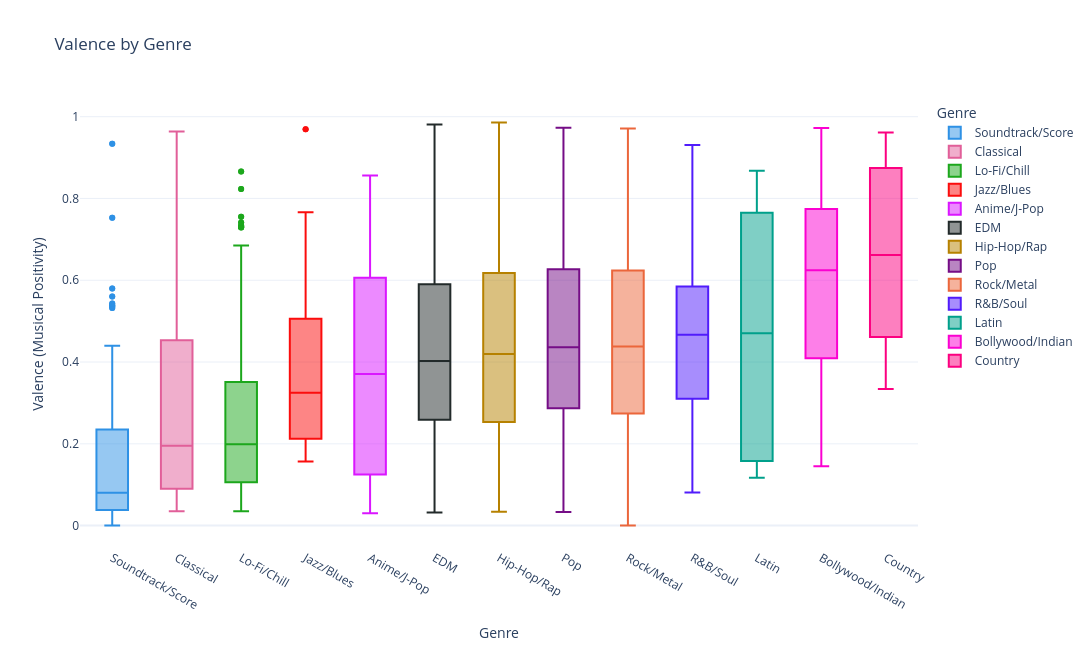

This figure's notebook cell:
### Code cell
genre_col = "major_genre"
value_col = "valence"

plot_df = df[[genre_col, value_col]].dropna()
plot_df = plot_df[~plot_df[genre_col].isin(["Unknown", "Other"])]

genre_order = (
    plot_df.groupby(genre_col)[value_col]
    .median()
    .sort_values()
    .index
    .tolist()
)

fig = px.box(
    plot_df,
    x=genre_col,
    y=value_col,
    color=genre_col,
    category_orders={genre_col: genre_order},
    color_discrete_sequence=px.colors.qualitative.Dark24,
    points="outliers",
    title="Valence by Genre"
)

fig.update_layout(
    xaxis_title="Genre",
    yaxis_title="Valence (Musical Positivity)",
    template="plotly_white",
    width=1100,
    height=650,
    legend_title_text="Genre"
)

fig.show()

### Figure 1 — Plotly figure (JSON) as saved in the notebook; plotly's stock layout.template omitted (floating-point values rounded to 4 significant figures; data arrays with more than 128 entries replaced by an {"elided": "..."} marker saying what was removed)
{"data": [{"alignmentgroup": "True", "boxpoints": "outliers", "hovertemplate": "major_genre=%{x}<br>valence=%{y}<extra></extra>", "legendgroup": "Soundtrack/Score", "marker": {"color": "#2E91E5"}, "name": "Soundtrack/Score", "notched": false, "offsetgroup": "Soundtrack/Score", "orientation": "v", "showlegend": true, "type": "box", "x": {"elided": "212 str values"}, "x0": " ", "xaxis": "x", "y": {"elided": "212 float values"}, "y0": " ", "yaxis": "y"}, {"alignmentgroup": "True", "boxpoints": "outliers", "hovertemplate": "major_genre=%{x}<br>valence=%{y}<extra></extra>", "legendgroup": "Classical", "marker": {"color": "#E15F99"}, "name": "Classical", "notched": false, "offsetgroup": "Classical", "orientation": "v", "showlegend": true, "type": "box", "x": {"elided": "138 str values"}, "x0": " ", "xaxis": "x", "y": {"elided": "138 float values"}, "y0": " ", "yaxis": "y"}, {"alignmentgroup": "True", "boxpoints": "outliers", "hovertemplate": "major_genre=%{x}<br>valence=%{y}<extra></extra>", "legendgroup": "Lo-Fi/Chill", "marker": {"color": "#1CA71C"}, "name": "Lo-Fi/Chill", "notched": false, "offsetgroup": "Lo-Fi/Chill", "orientation": "v", "showlegend": true, "type": "box", "x": {"elided": "612 str values"}, "x0": " ", "xaxis": "x", "y": {"elided": "612 float values"}, "y0": " ", "yaxis": "y"}, {"alignmentgroup": "True", "boxpoints": "outliers", "hovertemplate": "major_genre=%{x}<br>valence=%{y}<extra></extra>", "legendgroup": "Jazz/Blues", "marker": {"color": "#FB0D0D"}, "name": "Jazz/Blues", "notched": false, "offsetgroup": "Jazz/Blues", "orientation": "v", "showlegend": true, "type": "box", "x": ["Jazz/Blues", "Jazz/Blues", "Jazz/Blues", "Jazz/Blues", "Jazz/Blues", "Jazz/Blues", "Jazz/Blues", "Jazz/Blues", "Jazz/Blues", "Jazz/Blues", "Jazz/Blues", "Jazz/Blues", "Jazz/Blues", "Jazz/Blues", "Jazz/Blues", "Jazz/Blues", "Jazz/Blues", "Jazz/Blues", "Jazz/Blues", "Jazz/Blues", "Jazz/Blues", "Jazz/Blues", "Jazz/Blues", "Jazz/Blues", "Jazz/Blues", "Jazz/Blues", "Jazz/Blues", "Jazz/Blues", "Jazz/Blues", "Jazz/Blues", "Jazz/Blues", "Jazz/Blues"], "x0": " ", "xaxis": "x", "y": [0.371, 0.234, 0.197, 0.162, 0.228, 0.285, 0.428, 0.506, 0.232, 0.766, 0.969, 0.365, 0.18, 0.157, 0.517, 0.506, 0.371, 0.234, 0.197, 0.162, 0.228, 0.285, 0.428, 0.506, 0.232, 0.766, 0.969, 0.365, 0.18, 0.157, 0.517, 0.506], "y0": " ", "yaxis": "y"}, {"alignmentgroup": "True", "boxpoints": "outliers", "hovertemplate": "major_genre=%{x}<br>valence=%{y}<extra></extra>", "legendgroup": "Anime/J-Pop", "marker": {"color": "#DA16FF"}, "name": "Anime/J-Pop", "notched": false, "offsetgroup": "Anime/J-Pop", "orientation": "v", "showlegend": true, "type": "box", "x": ["Anime/J-Pop", "Anime/J-Pop", "Anime/J-Pop", "Anime/J-Pop", "Anime/J-Pop", "Anime/J-Pop", "Anime/J-Pop", "Anime/J-Pop", "Anime/J-Pop", "Anime/J-Pop", "Anime/J-Pop", "Anime/J-Pop", "Anime/J-Pop", "Anime/J-Pop", "Anime/J-Pop", "Anime/J-Pop", "Anime/J-Pop", "Anime/J-Pop", "Anime/J-Pop", "Anime/J-Pop", "Anime/J-Pop", "Anime/J-Pop", "Anime/J-Pop", "Anime/J-Pop", "Anime/J-Pop", "Anime/J-Pop", "Anime/J-Pop", "Anime/J-Pop", "Anime/J-Pop", "Anime/J-Pop", "Anime/J-Pop", "Anime/J-Pop", "Anime/J-Pop", "Anime/J-Pop", "Anime/J-Pop", "Anime/J-Pop", "Anime/J-Pop", "Anime/J-Pop", "Anime/J-Pop", "Anime/J-Pop", "Anime/J-Pop", "Anime/J-Pop", "Anime/J-Pop", "Anime/J-Pop", "Anime/J-Pop", "Anime/J-Pop", "Anime/J-Pop", "Anime/J-Pop", "Anime/J-Pop", "Anime/J-Pop", "Anime/J-Pop", "Anime/J-Pop", "Anime/J-Pop", "Anime/J-Pop", "Anime/J-Pop", "Anime/J-Pop", "Anime/J-Pop", "Anime/J-Pop", "Anime/J-Pop", "Anime/J-Pop", "Anime/J-Pop", "Anime/J-Pop", "Anime/J-Pop", "Anime/J-Pop", "Anime/J-Pop", "Anime/J-Pop", "Anime/J-Pop", "Anime/J-Pop", "Anime/J-Pop", "Anime/J-Pop", "Anime/J-Pop", "Anime/J-Pop", "Anime/J-Pop", "Anime/J-Pop", "Anime/J-Pop", "Anime/J-Pop", "Anime/J-Pop", "Anime/J-Pop", "Anime/J-Pop", "Anime/J-Pop", "Anime/J-Pop", "Anime/J-Pop", "Anime/J-Pop", "Anime/J-Pop", "Anime/J-Pop", "Anime/J-Pop", "Anime/J-Pop", "Anime/J-Pop", "Anime/J-Pop", "Anime/J-Pop", "Anime/J-Pop", "Anime/J-Pop", "Anime/J-Pop", "Anime/J-Pop", "Anime/J-Pop", "Anime/J-Pop", "Anime/J-Pop", "Anime/J-Pop", "Anime/J-Pop", "Anime/J-Pop", "Anime/J-Pop", "Anime/J-Pop", "Anime/J-Pop", "Anime/J-Pop", "Anime/J-Pop", "Anime/J-Pop", "Anime/J-Pop", "Anime/J-Pop", "Anime/J-Pop", "Anime/J-Pop", "Anime/J-Pop", "Anime/J-Pop", "Anime/J-Pop", "Anime/J-Pop", "Anime/J-Pop", "Anime/J-Pop", "Anime/J-Pop", "Anime/J-Pop"], "x0": " ", "xaxis": "x", "y": [0.636, 0.346, 0.039, 0.189, 0.685, 0.578, 0.384, 0.661, 0.828, 0.694, 0.14, 0.147, 0.583, 0.232, 0.512, 0.073, 0.082, 0.03, 0.063, 0.099, 0.189, 0.082, 0.125, 0.041, 0.047, 0.093, 0.45, 0.172, 0.042, 0.271, 0.039, 0.113, 0.276, 0.442, 0.442, 0.363, 0.41, 0.784, 0.441, 0.385, 0.606, 0.371, 0.666, 0.761, 0.598, 0.744, 0.034, 0.498, 0.289, 0.313, 0.856, 0.715, 0.602, 0.678, 0.81, 0.354, 0.654, 0.404, 0.255, 0.636, 0.346, 0.039, 0.189, 0.685, 0.578, 0.384, 0.661, 0.828, 0.694, 0.14, 0.147, 0.583, 0.232, 0.512, 0.073, 0.082, 0.03, 0.063, 0.099, 0.189, 0.082, 0.125, 0.041, 0.047, 0.093, 0.45, 0.172, 0.042, 0.271, 0.039, 0.113, 0.276, 0.442, 0.442, 0.363, 0.41, 0.784, 0.441, 0.385, 0.606, 0.371, 0.666, 0.761, 0.598, 0.744, 0.034, 0.498, 0.289, 0.313, 0.856, 0.715, 0.602, 0.678, 0.81, 0.354, 0.654, 0.404, 0.255], "y0": " ", "yaxis": "y"}, {"alignmentgroup": "True", "boxpoints": "outliers", "hovertemplate": "major_genre=%{x}<br>valence=%{y}<extra></extra>", "legendgroup": "EDM", "marker": {"color": "#222A2A"}, "name": "EDM", "notched": false, "offsetgroup": "EDM", "orientation": "v", "showlegend": true, "type": "box", "x": {"elided": "924 str values"}, "x0": " ", "xaxis": "x", "y": {"elided": "924 float values"}, "y0": " ", "yaxis": "y"}, {"alignmentgroup": "True", "boxpoints": "outliers", "hovertemplate": "major_genre=%{x}<br>valence=%{y}<extra></extra>", "legendgroup": "Hip-Hop/Rap", "marker": {"color": "#B68100"}, "name": "Hip-Hop/Rap", "notched": false, "offsetgroup": "Hip-Hop/Rap", "orientation": "v", "showlegend": true, "type": "box", "x": {"elided": "728 str values"}, "x0": " ", "xaxis": "x", "y": {"elided": "728 float values"}, "y0": " ", "yaxis": "y"}, {"alignmentgroup": "True", "boxpoints": "outliers", "hovertemplate": "major_genre=%{x}<br>valence=%{y}<extra></extra>", "legendgroup": "Pop", "marker": {"color": "#750D86"}, "name": "Pop", "notched": false, "offsetgroup": "Pop", "orientation": "v", "showlegend": true, "type": "box", "x": {"elided": "3482 str values"}, "x0": " ", "xaxis": "x", "y": {"elided": "3482 float values"}, "y0": " ", "yaxis": "y"}, {"alignmentgroup": "True", "boxpoints": "outliers", "hovertemplate": "major_genre=%{x}<br>valence=%{y}<extra></extra>", "legendgroup": "Rock/Metal", "marker": {"color": "#EB663B"}, "name": "Rock/Metal", "notched": false, "offsetgroup": "Rock/Metal", "orientation": "v", "showlegend": true, "type": "box", "x": {"elided": "722 str values"}, "x0": " ", "xaxis": "x", "y": {"elided": "722 float values"}, "y0": " ", "yaxis": "y"}, {"alignmentgroup": "True", "boxpoints": "outliers", "hovertemplate": "major_genre=%{x}<br>valence=%{y}<extra></extra>", "legendgroup": "R&B/Soul", "marker": {"color": "#511CFB"}, "name": "R&B/Soul", "notched": false, "offsetgroup": "R&B/Soul", "orientation": "v", "showlegend": true, "type": "box", "x": {"elided": "254 str values"}, "x0": " ", "xaxis": "x", "y": {"elided": "254 float values"}, "y0": " ", "yaxis": "y"}, {"alignmentgroup": "True", "boxpoints": "outliers", "hovertemplate": "major_genre=%{x}<br>valence=%{y}<extra></extra>", "legendgroup": "Latin", "marker": {"color": "#00A08B"}, "name": "Latin", "notched": false, "offsetgroup": "Latin", "orientation": "v", "showlegend": true, "type": "box", "x": ["Latin", "Latin", "Latin", "Latin", "Latin", "Latin", "Latin", "Latin", "Latin", "Latin", "Latin", "Latin", "Latin", "Latin", "Latin", "Latin", "Latin", "Latin", "Latin", "Latin"], "x0": " ", "xaxis": "x", "y": [0.117, 0.128, 0.379, 0.643, 0.82, 0.158, 0.387, 0.868, 0.765, 0.554, 0.117, 0.128, 0.379, 0.643, 0.82, 0.158, 0.387, 0.868, 0.765, 0.554], "y0": " ", "yaxis": "y"}, {"alignmentgroup": "True", "boxpoints": "outliers", "hovertemplate": "major_genre=%{x}<br>valence=%{y}<extra></extra>", "legendgroup": "Bollywood/Indian", "marker": {"color": "#FB00D1"}, "name": "Bollywood/Indian", "notched": false, "offsetgroup": "Bollywood/Indian", "orientation": "v", "showlegend": true, "type": "box", "x": {"elided": "492 str values"}, "x0": " ", "xaxis": "x", "y": {"elided": "492 float values"}, "y0": " ", "yaxis": "y"}, {"alignmentgroup": "True", "boxpoints": "outliers", "hovertemplate": "major_genre=%{x}<br>valence=%{y}<extra></extra>", "legendgroup": "Country", "marker": {"color": "#FC0080"}, "name": "Country", "notched": false, "offsetgroup": "Country", "orientation": "v", "showlegend": true, "type": "box", "x": ["Country", "Country", "Country", "Country", "Country", "Country", "Country", "Country", "Country", "Country", "Country", "Country", "Country", "Country", "Country", "Country", "Country", "Country", "Country", "Country", "Country", "Country", "Country", "Country", "Country", "Country", "Country", "Country", "Country", "Country", "Country", "Country"], "x0": " ", "xaxis": "x", "y": [0.43, 0.442, 0.488, 0.862, 0.692, 0.452, 0.887, 0.47, 0.655, 0.96, 0.474, 0.913, 0.961, 0.858, 0.669, 0.334, 0.43, 0.442, 0.488, 0.862, 0.692, 0.452, 0.887, 0.47, 0.655, 0.96, 0.474, 0.913, 0.961, 0.858, 0.669, 0.334], "y0": " ", "yaxis": "y"}], "layout": {"boxmode": "overlay", "height": 650, "legend": {"title": {"text": "Genre"}, "tracegroupgap": 0}, "title": {"text": "Valence by Genre"}, "width": 1100, "xaxis": {"anchor": "y", "categoryarray": ["Soundtrack/Score", "Classical", "Lo-Fi/Chill", "Jazz/Blues", "Anime/J-Pop", "EDM", "Hip-Hop/Rap", "Pop", "Rock/Metal", "R&B/Soul", "Latin", "Bollywood/Indian", "Country"], "categoryorder": "array", "domain": [0, 1], "title": {"text": "Genre"}}, "yaxis": {"anchor": "x", "domain": [0, 1], "title": {"text": "Valence (Musical Positivity)"}}}}
